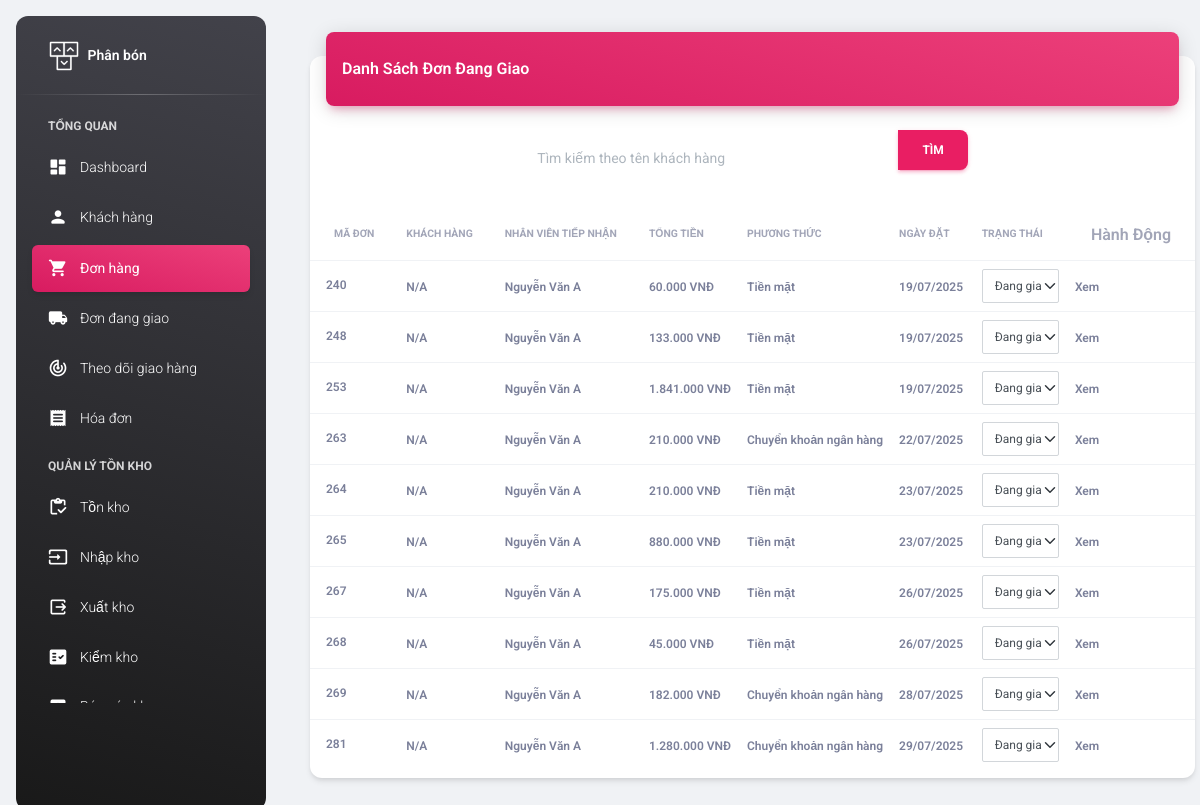
Page /admin/delivery_orders.php (signed in) on the committed database.
### tables this page shows
CREATE TABLE `hoa_don` (
  `HD_STT` int(11) NOT NULL,
  `TT_MA` int(11) NOT NULL,
  `DVC_MA` int(11) DEFAULT NULL,
  `NV_MA` int(11) NOT NULL,
  `PTTT_MA` int(11) NOT NULL,
  `KM_MA` int(11) DEFAULT NULL,
  `GH_MA` int(11) DEFAULT NULL,
  `HD_NGAYLAP` datetime NOT NULL,
  `HD_TONGTIEN` float NOT NULL,
  `HD_PHISHIP` float DEFAULT 0,
  `HD_GIAMGIA` double DEFAULT 0,
  `HD_LIDOHUY` varchar(200) DEFAULT NULL,
  `HD_DIACHI` text DEFAULT NULL,
  `HD_TENNGUOINHAN` varchar(100) DEFAULT NULL,
  `HD_SDT` varchar(20) DEFAULT NULL,
  `HD_EMAIL` varchar(150) DEFAULT NULL,
  `HD_GHICHU` text DEFAULT NULL,
  `KH_MA` int(11) DEFAULT NULL,
  `HD_MAGIAODICH` varchar(50) DEFAULT NULL COMMENT 'Mã giao dịch từ VNPay',
  `HD_TRANGTHAI` enum('Chờ xác nhận','Đã xác nhận','Đang chuẩn bị hàng','Đang giao hàng','Đã giao hàng','Đã hủy','Hoàn thành') NOT NULL DEFAULT 'Chờ xác nhận'
);

CREATE TABLE `nhan_vien` (
  `NV_MA` int(11) NOT NULL,
  `CV_MA` int(11) NOT NULL,
  `NV_TEN` varchar(100) NOT NULL,
  `NV_DIACHI` text NOT NULL,
  `NV_SDT` varchar(10) NOT NULL,
  `NV_EMAIL` varchar(150) NOT NULL,
  `NV_GIOITINH` char(1) NOT NULL,
  `NV_NGAYSINH` datetime NOT NULL,
  `NV_TENDANGNHAP` varchar(50) NOT NULL,
  `NV_MATKHAU` varchar(255) NOT NULL COMMENT 'Mật khẩu đã mã hóa',
  `NV_NGAYTUYEN` datetime DEFAULT NULL,
  `NV_AVATAR` varchar(200) NOT NULL,
  `NV_TRANGTHAI` tinyint(1) NOT NULL DEFAULT 1 COMMENT 'Trạng thái: 1-Đang làm, 0-Đã nghỉ',
  `NV_RESET_TOKEN` varchar(100) DEFAULT NULL COMMENT 'Token đặt lại mật khẩu',
  `NV_RESET_EXPIRES` datetime DEFAULT NULL COMMENT 'Thời gian hết hạn token',
  `NV_LANHDAO` tinyint(1) NOT NULL DEFAULT 0 COMMENT 'Có phải lãnh đạo: 1-Có, 0-Không',
  `NV_NGAYTAO` timestamp NOT NULL DEFAULT current_timestamp() COMMENT 'Ngày tạo tài khoản',
  `NV_NGAYCAPNHAT` timestamp NOT NULL DEFAULT current_timestamp() ON UPDATE current_timestamp() COMMENT 'Ngày cập nhật',
  `NV_QUYEN` enum('ADMIN','NHAN_VIEN') NOT NULL DEFAULT 'NHAN_VIEN'
);

CREATE TABLE `phuong_thuc_thanh_toan` (
  `PTTT_MA` int(11) NOT NULL,
  `PTTT_TEN` varchar(150) NOT NULL
);

### admin/delivery_orders.php (the view, shortened to what this page needs)
<!DOCTYPE html>
<html lang="en">
<?php include "head.php"; ?>
<?php include "connect.php"; ?>
<body class="g-sidenav-show  bg-gray-200">
<?php
    require 'aside.php';
?>
<main class="main-content position-relative max-height-vh-100 h-100 border-radius-lg ">
    <nav class="navbar navbar-main navbar-expand-lg px-0 mx-4 shadow-none border-radius-xl" id="navbarBlur" data-scroll="true">
    <main class="main-content position-relative max-height-vh-100 h-100 border-radius-lg">
        <div class="container-fluid py-4">
            <div class="row">
                <div class="col-12">
                    <div class="card my-4">
                        <div class="card-header p-0 position-relative mt-n4 mx-3 z-index-2">
                            <div class="bg-gradient-primary shadow-primary border-radius-lg pt-4 pb-3">
                                <h6 class="text-white text-capitalize ps-3">Danh sách đơn đang giao</h6>
                            </div>
                        </div>
                        <div class="card-body px-0 pb-2">
                            <div class="row mb-4">
                                <div class="col-12 col-md-6 mx-auto">
                                    <form method="GET" action="">
                                        <div class="input-group">
                                            <input type="text" class="form-control" placeholder="Tìm kiếm theo tên khách hàng" name="search" value="<?php echo isset($_GET['search']) ? $_GET['search'] : ''; ?>" aria-label="Tìm kiếm" aria-describedby="search-button">
                                            <button class="btn btn-primary" type="submit" id="search-button"><i class="fas fa-search"></i> Tìm</button>
                                        </div>
                                    </form>
                                </div>
                            </div>
                            <div class="table-responsive p-0">
                                <table class="table align-items-center mb-0">
                                    <thead>
                                        <tr>
                                            <th class="text-uppercase text-secondary text-xxs font-weight-bolder opacity-7">Mã đơn</th>
                                            <th class="text-uppercase text-secondary text-xxs font-weight-bolder opacity-7 ps-2">Khách hàng</th>
                                            <th class="text-uppercase text-secondary text-xxs font-weight-bolder opacity-7 ps-2">Nhân viên tiếp nhận</th>
                                            <th class="text-uppercase text-secondary text-xxs font-weight-bolder opacity-7 ps-2">Tổng tiền</th>
                                            <th class="text-uppercase text-secondary text-xxs font-weight-bolder opacity-7 ps-2">Phương thức</th>
                                            <th class="text-uppercase text-secondary text-xxs font-weight-bolder opacity-7 ps-2">Ngày đặt</th>
                                            <th class="text-uppercase text-secondary text-xxs font-weight-bolder opacity-7 ps-2">Trạng thái</th>
                                            <th class="text-secondary opacity-7">Hành động</th>
                                        </tr>
                                    </thead>
                                    <tbody>
                                        <?php
                                        $sql = "SELECT hd.HD_STT, kh.KH_TEN, nv.NV_TEN, hd.HD_TONGTIEN, pttt.PTTT_TEN, hd.HD_NGAYLAP, tt.TT_TEN, hd.TT_MA
                                                FROM hoa_don hd
                                                LEFT JOIN gio_hang gh ON hd.GH_MA = gh.GH_MA
                                                LEFT JOIN khach_hang kh ON gh.KH_MA = kh.KH_MA
                                                LEFT JOIN nhan_vien nv ON hd.NV_MA = nv.NV_MA
                                                LEFT JOIN phuong_thuc_thanh_toan pttt ON hd.PTTT_MA = pttt.PTTT_MA
                                                LEFT JOIN trang_thai tt ON hd.TT_MA = tt.TT_MA
                                                WHERE hd.TT_MA = 3";
                                        $result = $conn->query($sql);
                                        if ($result === false) {
                                            echo "<tr><td colspan='8' class='text-center'>Lỗi truy vấn: " . $conn->error . "</td></tr>";
                                        } elseif ($result->num_rows > 0) {
                                            while ($row = $result->fetch_assoc()) {
                                                echo "<tr>";
                                                echo "<td><div class='d-flex px-2 py-1'><span class='text-xs font-weight-bold mb-0'>" . $row["HD_STT"] . "</span></div></td>";
                                                echo "<td><span class='text-xs font-weight-bold mb-0'>" . ($row["KH_TEN"] ?? "N/A") . "</span></td>";
                                                echo "<td><span class='text-xs font-weight-bold mb-0'>" . ($row["NV_TEN"] ?? "N/A") . "</span></td>";
                                                echo "<td><span class='text-xs font-weight-bold mb-0'>" . number_format($row["HD_TONGTIEN"] ?? 0, 0, ',', '.') . " VNĐ</span></td>";
                                                echo "<td><span class='text-xs font-weight-bold mb-0'>" . ($row["PTTT_TEN"] ?? "N/A") . "</span></td>";
                                                echo "<td><span class='text-xs font-weight-bold mb-0'>" . date('d/m/Y', strtotime($row["HD_NGAYLAP"])) . "</span></td>";
                                                echo "<td>";
                                                echo "<select class='form-select form-select-sm status-select' data-hd-stt='" . $row["HD_STT"] . "'>";
                                                echo "<option value='2' " . ($row["TT_MA"] == 2 ? "selected" : "") . ">Đang giao</option>";
                                                echo "</select>";
                                                echo "</td>";
                                                echo "<td class='align-middle'><a href='billing.php?mahd=" . $row["HD_STT"] . "' class='text-secondary font-weight-bold text-xs' data-toggle='tooltip' data-original-title='Xem chi tiết'>Xem</a></td>";
                                                echo "</tr>";
                                            }
                                        } else {
                                            echo "<tr><td colspan='8' class='text-center'>Không có đơn hàng đang giao</td></tr>";
                                        }
                                        ?>
                                    </tbody>
                                </table>
                            </div>
                        </div>
                    </div>
                </div>
            </div>
        </div>
    </main>
</body>
</html>

### rows in the picture
hoa_don: HD_STT "240", KH_TEN "N/A", NV_MA.NV_TEN "Nguyễn Văn A", HD_TONGTIEN "60.000", PTTT_MA.PTTT_TEN "Tiền mặt", HD_NGAYLAP "19/07/2025", HD_STT "Đang giao"
hoa_don: HD_STT "248", KH_TEN "N/A", NV_MA.NV_TEN "Nguyễn Văn A", HD_TONGTIEN "133.000", PTTT_MA.PTTT_TEN "Tiền mặt", HD_NGAYLAP "19/07/2025", HD_STT "Đang giao"
hoa_don: HD_STT "253", KH_TEN "N/A", NV_MA.NV_TEN "Nguyễn Văn A", HD_TONGTIEN "1.841.000", PTTT_MA.PTTT_TEN "Tiền mặt", HD_NGAYLAP "19/07/2025", HD_STT "Đang giao"
hoa_don: HD_STT "263", KH_TEN "N/A", NV_MA.NV_TEN "Nguyễn Văn A", HD_TONGTIEN "210.000", PTTT_MA.PTTT_TEN "Chuyển khoản ngân hàng", HD_NGAYLAP "22/07/2025", HD_STT "Đang giao"
hoa_don: HD_STT "264", KH_TEN "N/A", NV_MA.NV_TEN "Nguyễn Văn A", HD_TONGTIEN "210.000", PTTT_MA.PTTT_TEN "Tiền mặt", HD_NGAYLAP "23/07/2025", HD_STT "Đang giao"
hoa_don: HD_STT "265", KH_TEN "N/A", NV_MA.NV_TEN "Nguyễn Văn A", HD_TONGTIEN "880.000", PTTT_MA.PTTT_TEN "Tiền mặt", HD_NGAYLAP "23/07/2025", HD_STT "Đang giao"
hoa_don: HD_STT "267", KH_TEN "N/A", NV_MA.NV_TEN "Nguyễn Văn A", HD_TONGTIEN "175.000", PTTT_MA.PTTT_TEN "Tiền mặt", HD_NGAYLAP "26/07/2025", HD_STT "Đang giao"
hoa_don: HD_STT "268", KH_TEN "N/A", NV_MA.NV_TEN "Nguyễn Văn A", HD_TONGTIEN "45.000", PTTT_MA.PTTT_TEN "Tiền mặt", HD_NGAYLAP "26/07/2025", HD_STT "Đang giao"
hoa_don: HD_STT "269", KH_TEN "N/A", NV_MA.NV_TEN "Nguyễn Văn A", HD_TONGTIEN "182.000", PTTT_MA.PTTT_TEN "Chuyển khoản ngân hàng", HD_NGAYLAP "28/07/2025", HD_STT "Đang giao"
hoa_don: HD_STT "281", KH_TEN "N/A", NV_MA.NV_TEN "Nguyễn Văn A", HD_TONGTIEN "1.280.000", PTTT_MA.PTTT_TEN "Chuyển khoản ngân hàng", HD_NGAYLAP "29/07/2025", HD_STT "Đang giao"
